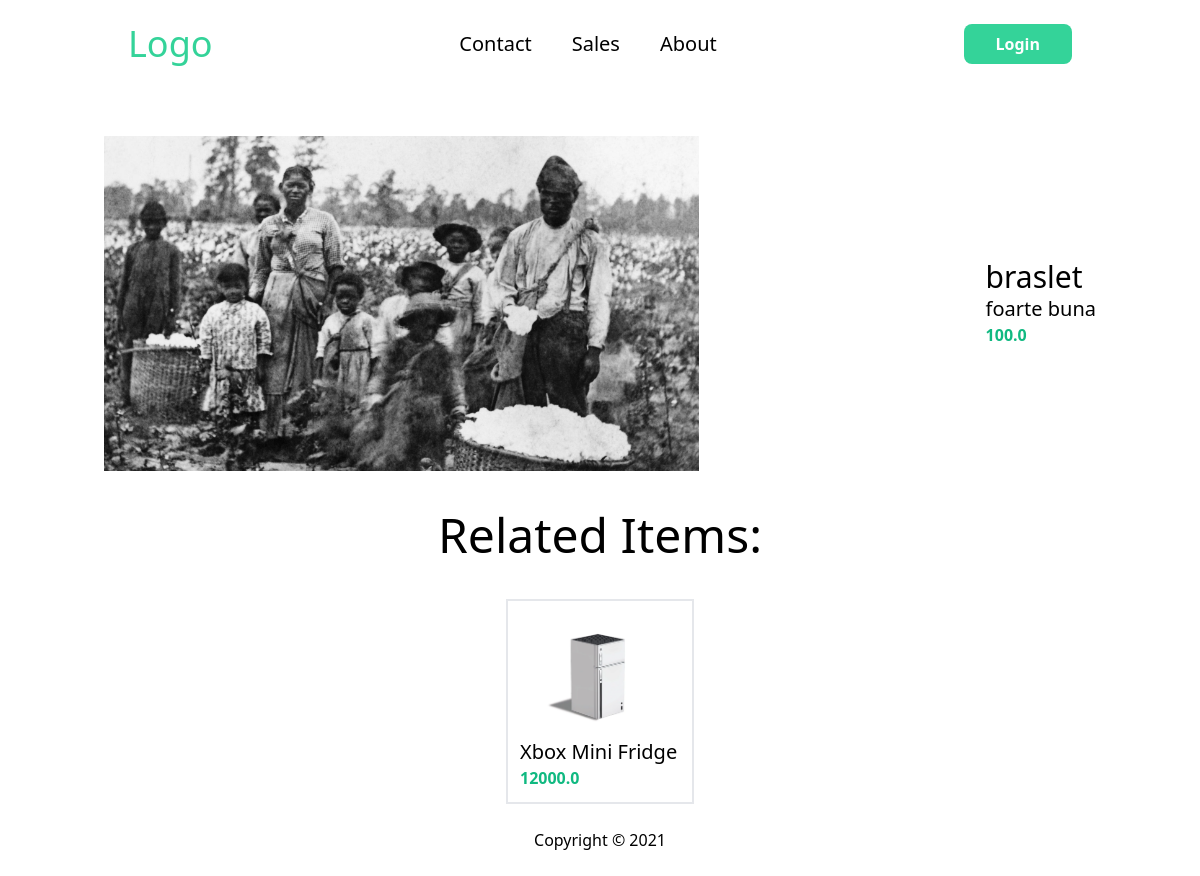
The app's page /items/4 with its own data.
### item/models.py (models this page shows, shortened)
class Item(models.Model):
    category = models.ForeignKey(Category, on_delete=models.CASCADE)
    name = models.CharField(max_length=100)
    description = models.TextField()
    price = models.FloatField()
    is_sold = models.BooleanField(default=False)
    image = models.ImageField(upload_to='item_images')
    created_by = models.ForeignKey(User,related_name = "items",on_delete=models.CASCADE)
    created_at = models.DateTimeField(auto_now_add=True)
    class Meta:
        verbose_name_plural = "Items"

### item/views.py (the view)
# urls.py: path('<int:pk>',views.detail,name="detail"),
def detail(request, pk):
    item = get_object_or_404(Item, pk=pk)
    items_category = Item.objects.filter(category=item.category)
    items_category = items_category.exclude(name=item.name)
    return render(request, 'item/detail.html', {'item': item, 'items_category': items_category})

### item/templates/item/detail.html (shortened to what this page needs)
{% extends "core/base.html" %}
{%block content %}
<div class="w-full flex flex-col items-center justify-between">
  <div class="flex items-center justify-between gap-24">
    <div class="w-3/5">
      <img src="{{item.image.url}}" alt="" />
    </div>
    <div class="right">
      <div class="title text-3xl">{{item.name}}</div>
      <div class="description text-xl">{{item.description}}</div>
      <div class="price text-emerald-500 font-bold">{{item.price}}</div>
    </div>
  </div>
  <h2 class="text-5xl mt-10">Related Items:</h2>
  <div class="flex items-center gap-10">
    <div class="w-full flex items-center gap-10 flex-wrap mt-10">
      {% for item in items_category %}
      <a
        href="{% url 'item:detail' item.id %}"
        class="h-full p-3 border-gray border-2"
      >
        <img
          class="w-40 object-contain "
          src="{{ item.image.url }}"
          alt="{{ item.name }} image"
        />
        <h2 class="text-xl">{{ item.name }}</h2>
        <p class="text-emerald-500 font-bold">{{ item.price }}</p>
      </a>
      {% endfor %}
    </div>
  </div>
</div>
{%endblock content%}

### records on screen
Item: image (picture), name "braslet", description "foarte buna", price "100.0"
Item: image (picture), name "Xbox Mini Fridge", price "12000.0"
